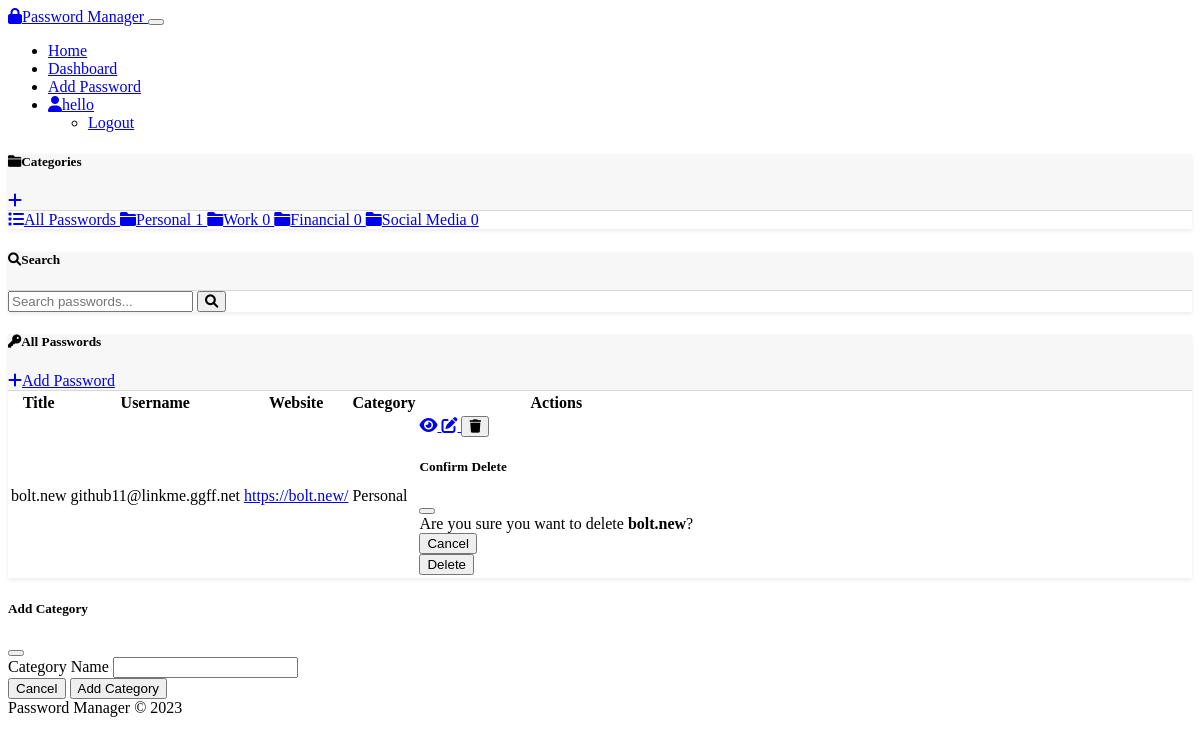
The page /dashboard (signed in) on the database its author committed.
### models.py (models this page shows, shortened)
class User(UserMixin, db.Model):
    id = db.Column(db.Integer, primary_key=True)
    username = db.Column(db.String(64), unique=True, nullable=False)
    email = db.Column(db.String(120), unique=True, nullable=False)
    password_hash = db.Column(db.String(256), nullable=False)
    created_at = db.Column(db.DateTime, default=datetime.utcnow)
    passwords = db.relationship('Password', backref='owner', lazy=True, cascade="all, delete-orphan")

class Category(db.Model):
    id = db.Column(db.Integer, primary_key=True)
    name = db.Column(db.String(50), nullable=False)
    user_id = db.Column(db.Integer, db.ForeignKey('user.id'), nullable=False)
    passwords = db.relationship('Password', backref='category', lazy=True)

class Password(db.Model):
    id = db.Column(db.Integer, primary_key=True)
    title = db.Column(db.String(100), nullable=False)
    username = db.Column(db.String(100), nullable=False)
    password = db.Column(db.String(255), nullable=False)
    website = db.Column(db.String(255))
    notes = db.Column(db.Text)
    created_at = db.Column(db.DateTime, default=datetime.utcnow)
    updated_at = db.Column(db.DateTime, default=datetime.utcnow, onupdate=datetime.utcnow)
    user_id = db.Column(db.Integer, db.ForeignKey('user.id'), nullable=False)
    category_id = db.Column(db.Integer, db.ForeignKey('category.id'), nullable=True)

### routes.py (the view)
@app.route('/dashboard')
@login_required
def dashboard():
    passwords = Password.query.filter_by(user_id=current_user.id).order_by(Password.title).all()
    categories = Category.query.filter_by(user_id=current_user.id).all()
    search_form = SearchForm()
    return render_template('dashboard.html', title='Dashboard',
                           passwords=passwords, categories=categories, search_form=search_form)

### forms.py
class SearchForm(FlaskForm):
    query = StringField('Search', validators=[DataRequired()])
    submit = SubmitField('Search')

### app.py (called while the page is built)
@login_manager.user_loader
def load_user(user_id):
    return User.query.get(int(user_id))

### templates/dashboard.html (shortened to what this page needs)
{% extends "layout.html" %}
{% block content %}
<div class="row">
    <div class="col-md-3 mb-4">
        <div class="card shadow-sm">
            <div class="card-header d-flex justify-content-between align-items-center">
                <h5 class="mb-0"><i class="fas fa-folder me-2"></i>Categories</h5>
                <a href="#" data-bs-toggle="modal" data-bs-target="#addCategoryModal" class="btn btn-sm btn-outline-primary">
                    <i class="fas fa-plus"></i>
                </a>
            </div>
            <div class="list-group list-group-flush">
                <a href="{{ url_for('dashboard') }}" class="list-group-item list-group-item-action
                   {% if not current_category %}active{% endif %}">
                    <i class="fas fa-list me-2"></i>All Passwords
                </a>
                {% for category in categories %}
                <a href="{{ url_for('filter_by_category', category_id=category.id) }}"
                   class="list-group-item list-group-item-action d-flex justify-content-between align-items-center
                   {% if current_category and current_category.id == category.id %}active{% endif %}">
                    <span><i class="fas fa-folder me-2"></i>{{ category.name }}</span>
                    <span class="badge bg-primary rounded-pill">
                        {{ category.passwords|length }}
                    </span>
                </a>
                {% endfor %}
            </div>
        </div>
        <div class="card shadow-sm mt-4">
            <div class="card-header">
                <h5 class="mb-0"><i class="fas fa-search me-2"></i>Search</h5>
            </div>
            <div class="card-body">
                <form method="POST" action="{{ url_for('search') }}">
                    <div class="input-group">
                        {{ search_form.query(class="form-control", placeholder="Search passwords...") }}
                        <button class="btn btn-outline-primary" type="submit">
                            <i class="fas fa-search"></i>
                        </button>
                    </div>
                </form>
            </div>
        </div>
    </div>
    <div class="col-md-9">
        <div class="card shadow-sm">
            <div class="card-header d-flex justify-content-between align-items-center">
                <h5 class="mb-0">
                    {% if current_category %}
                        <i class="fas fa-folder me-2"></i>{{ current_category.name }}
                    {% else %}
                        <i class="fas fa-key me-2"></i>All Passwords
                    {% endif %}
                </h5>
                <a href="{{ url_for('add_password') }}" class="btn btn-primary">
                    <i class="fas fa-plus me-1"></i>Add Password
                </a>
            </div>
            <div class="card-body">
                {% if passwords %}
                    <div class="table-responsive">
                        <table class="table table-hover">
                            <thead>
                                <tr>
                                    <th>Title</th>
                                    <th>Username</th>
                                    <th>Website</th>
                                    <th>Category</th>
                                    <th>Actions</th>
                                </tr>
                            </thead>
                            <tbody>
                                {% for password in passwords %}
                                <tr>
                                    <td>{{ password.title }}</td>
                                    <td>{{ password.username }}</td>
                                    <td>
                                        {% if password.website %}
                                            <a href="{{ password.website }}" target="_blank" rel="noopener noreferrer">
                                                {{ password.website|truncate(30) }}
                                            </a>
                                        {% else %}
                                            <span class="text-muted">N/A</span>
                                        {% endif %}
                                    </td>
                                    <td>
                                        {% if password.category %}
                                            <span class="badge bg-primary">{{ password.category.name }}</span>
                                        {% else %}
                                            <span class="badge bg-secondary">No Category</span>
                                        {% endif %}
                                    </td>
                                    <td>
                                        <div class="btn-group" role="group">
                                            <a href="{{ url_for('view_password', password_id=password.id) }}" class="btn btn-sm btn-outline-primary">
                                                <i class="fas fa-eye"></i>
                                            </a>
                                            <a href="{{ url_for('edit_password', password_id=password.id) }}" class="btn btn-sm btn-outline-secondary">
                                                <i class="fas fa-edit"></i>
                                            </a>
                                            <button type="button" class="btn btn-sm btn-outline-danger"
                                                    data-bs-toggle="modal" data-bs-target="#deleteModal{{ password.id }}">
                                                <i class="fas fa-trash"></i>
                                            </button>
                                        </div>
                                        <div class="modal fade" id="deleteModal{{ password.id }}" tabindex="-1" aria-labelledby="deleteModalLabel{{ password.id }}" aria-hidden="true">
                                            <div class="modal-dialog">
                                                <div class="modal-content">
                                                    <div class="modal-header">
                                                        <h5 class="modal-title" id="deleteModalLabel{{ password.id }}">Confirm Delete</h5>
                                                        <button type="button" class="btn-close" data-bs-dismiss="modal" aria-label="Close"></button>
                                                    </div>
                                                    <div class="modal-body">
                                                        Are you sure you want to delete <strong>{{ password.title }}</strong>?
                                                    </div>
                                                    <div class="modal-footer">
                                                        <button type="button" class="btn btn-secondary" data-bs-dismiss="modal">Cancel</button>
                                                        <form action="{{ url_for('delete_password', password_id=password.id) }}" method="POST">
                                                            <button type="submit" class="btn btn-danger">Delete</button>
                                                        </form>
                                                    </div>
                                                </div>
                                            </div>
                                        </div>
                                    </td>
                                </tr>
                                {% endfor %}
                            </tbody>
                        </table>
                    </div>
                {% endif %}
            </div>
        </div>
    </div>
</div>
<div class="modal fade" id="addCategoryModal" tabindex="-1" aria-labelledby="addCategoryModalLabel" aria-hidden="true">
    <div class="modal-dialog">
        <div class="modal-content">
            <div class="modal-header">
                <h5 class="modal-title" id="addCategoryModalLabel">Add Category</h5>
                <button type="button" class="btn-close" data-bs-dismiss="modal" aria-label="Close"></button>
            </div>
            <form action="{{ url_for('add_category') }}" method="POST">
                <div class="modal-body">
                    <div class="mb-3">
                        <label for="categoryName" class="form-label">Category Name</label>
                        <input type="text" class="form-control" id="categoryName" name="name" required>
                    </div>
                </div>
                <div class="modal-footer">
                    <button type="button" class="btn btn-secondary" data-bs-dismiss="modal">Cancel</button>
                    <button type="submit" class="btn btn-primary">Add Category</button>
                </div>
            </form>
        </div>
    </div>
</div>
{% endblock %}

### templates/layout.html (shortened to what this page needs)
<!DOCTYPE html>
<html lang="en" data-bs-theme="dark">
<head>
    <link rel="stylesheet" href="https://cdn.replit.com/agent/bootstrap-agent-dark-theme.min.css">
    <link rel="stylesheet" href="https://cdnjs.cloudflare.com/ajax/libs/font-awesome/6.0.0/css/all.min.css">
    <link rel="stylesheet" href="{{ url_for('static', filename='css/style.css') }}">
</head>
<body>
    <nav class="navbar navbar-expand-lg navbar-dark bg-dark mb-4">
        <div class="container">
            <a class="navbar-brand" href="{{ url_for('home') }}">
                <i class="fas fa-lock me-2"></i>Password Manager
            </a>
            <button class="navbar-toggler" type="button" data-bs-toggle="collapse" data-bs-target="#navbarNav"
                    aria-controls="navbarNav" aria-expanded="false" aria-label="Toggle navigation">
            </button>
            <div class="collapse navbar-collapse" id="navbarNav">
                <ul class="navbar-nav ms-auto">
                    <li class="nav-item">
                        <a class="nav-link" href="{{ url_for('home') }}">Home</a>
                    </li>
                    {% if current_user.is_authenticated %}
                        <li class="nav-item">
                            <a class="nav-link" href="{{ url_for('dashboard') }}">Dashboard</a>
                        </li>
                        <li class="nav-item">
                            <a class="nav-link" href="{{ url_for('add_password') }}">Add Password</a>
                        </li>
                        <li class="nav-item dropdown">
                            <a class="nav-link dropdown-toggle" href="#" id="navbarDropdown" role="button"
                               data-bs-toggle="dropdown" aria-expanded="false">
                                <i class="fas fa-user me-1"></i>{{ current_user.username }}
                            </a>
                            <ul class="dropdown-menu" aria-labelledby="navbarDropdown">
                                <li><a class="dropdown-item" href="{{ url_for('logout') }}">Logout</a></li>
                            </ul>
                        </li>
                    {% endif %}
                </ul>
            </div>
        </div>
    </nav>
    <main class="container py-3">
        {% block content %}{% endblock %}
    </main>
    <footer class="footer mt-auto py-3 bg-dark">
        <div class="container text-center">
            <span class="text-muted">Password Manager © 2023</span>
        </div>
    </footer>
</body>
</html>

### static/css/style.css (style rules this page uses)
.card { border: none; box-shadow: 0 0.125rem 0.25rem rgba(0, 0, 0, 0.075); transition: all 0.3s ease; }
.card-header { border-bottom: 1px solid rgba(0, 0, 0, 0.125); background-color: rgba(0, 0, 0, 0.03); }

### rows shown on the page
User: username "hello"
Category: name "Personal", passwords|length "1"
Category: name "Work", passwords|length "0"
Category: name "Financial", passwords|length "0"
Category: name "Social Media", passwords|length "0"
Password: title "bolt.new", username "github11@linkme.ggff.net", website "https://bolt.new/", category.name "Personal"
